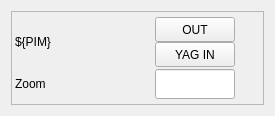
<?xml version="1.0" encoding="UTF-8"?>
<ui version="4.0">
 <class>Form</class>
 <widget class="QWidget" name="Form">
  <property name="geometry">
   <rect>
    <x>0</x>
    <y>0</y>
    <width>275</width>
    <height>116</height>
   </rect>
  </property>
  <property name="windowTitle">
   <string>Form</string>
  </property>
  <layout class="QVBoxLayout" name="verticalLayout">
   <item>
    <widget class="QFrame" name="frame">
     <property name="frameShape">
      <enum>QFrame::StyledPanel</enum>
     </property>
     <property name="frameShadow">
      <enum>QFrame::Raised</enum>
     </property>
     <layout class="QVBoxLayout" name="verticalLayout_4">
      <property name="spacing">
       <number>0</number>
      </property>
      <property name="leftMargin">
       <number>3</number>
      </property>
      <property name="topMargin">
       <number>3</number>
      </property>
      <property name="rightMargin">
       <number>3</number>
      </property>
      <property name="bottomMargin">
       <number>3</number>
      </property>
      <item>
       <layout class="QHBoxLayout" name="horizontalLayout">
        <item>
         <widget class="PyDMLabel" name="PyDMLabel">
          <property name="sizePolicy">
           <sizepolicy hsizetype="Fixed" vsizetype="Fixed">
            <horstretch>0</horstretch>
            <verstretch>0</verstretch>
           </sizepolicy>
          </property>
          <property name="minimumSize">
           <size>
            <width>80</width>
            <height>30</height>
           </size>
          </property>
          <property name="maximumSize">
           <size>
            <width>100</width>
            <height>30</height>
           </size>
          </property>
          <property name="toolTip">
           <string/>
          </property>
          <property name="text">
           <string>${PIM}</string>
          </property>
         </widget>
        </item>
        <item>
         <widget class="PyDMLabel" name="PyDMLabel_4">
          <property name="minimumSize">
           <size>
            <width>60</width>
            <height>30</height>
           </size>
          </property>
          <property name="maximumSize">
           <size>
            <width>60</width>
            <height>30</height>
           </size>
          </property>
          <property name="toolTip">
           <string/>
          </property>
          <property name="channel" stdset="0">
           <string>ca://${PIM}:PIM.VAL</string>
          </property>
         </widget>
        </item>
        <item>
         <layout class="QVBoxLayout" name="verticalLayout_2">
          <property name="spacing">
           <number>0</number>
          </property>
          <item>
           <widget class="PyDMPushButton" name="PyDMPushButton_2">
            <property name="sizePolicy">
             <sizepolicy hsizetype="Fixed" vsizetype="Fixed">
              <horstretch>0</horstretch>
              <verstretch>0</verstretch>
             </sizepolicy>
            </property>
            <property name="minimumSize">
             <size>
              <width>80</width>
              <height>25</height>
             </size>
            </property>
            <property name="maximumSize">
             <size>
              <width>80</width>
              <height>25</height>
             </size>
            </property>
            <property name="toolTip">
             <string/>
            </property>
            <property name="text">
             <string>OUT</string>
            </property>
            <property name="channel" stdset="0">
             <string>ca://${PIM}:PIM:OUT:GO</string>
            </property>
            <property name="pressValue" stdset="0">
             <string>1</string>
            </property>
            <property name="relativeChange" stdset="0">
             <bool>false</bool>
            </property>
           </widget>
          </item>
          <item>
           <widget class="PyDMPushButton" name="PyDMPushButton">
            <property name="sizePolicy">
             <sizepolicy hsizetype="Fixed" vsizetype="Fixed">
              <horstretch>0</horstretch>
              <verstretch>0</verstretch>
             </sizepolicy>
            </property>
            <property name="minimumSize">
             <size>
              <width>80</width>
              <height>25</height>
             </size>
            </property>
            <property name="maximumSize">
             <size>
              <width>80</width>
              <height>25</height>
             </size>
            </property>
            <property name="toolTip">
             <string/>
            </property>
            <property name="text">
             <string>YAG IN</string>
            </property>
            <property name="checkable">
             <bool>false</bool>
            </property>
            <property name="checked">
             <bool>false</bool>
            </property>
            <property name="channel" stdset="0">
             <string>ca://${PIM}:PIM:YAG:GO</string>
            </property>
            <property name="pressValue" stdset="0">
             <string>1</string>
            </property>
            <property name="releaseValue" stdset="0">
             <string/>
            </property>
            <property name="writeWhenRelease" stdset="0">
             <bool>false</bool>
            </property>
           </widget>
          </item>
         </layout>
        </item>
        <item>
         <spacer name="horizontalSpacer">
          <property name="orientation">
           <enum>Qt::Horizontal</enum>
          </property>
          <property name="sizeHint" stdset="0">
           <size>
            <width>40</width>
            <height>20</height>
           </size>
          </property>
         </spacer>
        </item>
       </layout>
      </item>
      <item>
       <layout class="QHBoxLayout" name="horizontalLayout_2">
        <item>
         <widget class="PyDMLabel" name="PyDMLabel_2">
          <property name="sizePolicy">
           <sizepolicy hsizetype="Fixed" vsizetype="Fixed">
            <horstretch>0</horstretch>
            <verstretch>0</verstretch>
           </sizepolicy>
          </property>
          <property name="minimumSize">
           <size>
            <width>80</width>
            <height>30</height>
           </size>
          </property>
          <property name="maximumSize">
           <size>
            <width>60</width>
            <height>30</height>
           </size>
          </property>
          <property name="toolTip">
           <string/>
          </property>
          <property name="text">
           <string>Zoom</string>
          </property>
         </widget>
        </item>
        <item>
         <widget class="PyDMLabel" name="PyDMLabel_3">
          <property name="sizePolicy">
           <sizepolicy hsizetype="Fixed" vsizetype="Fixed">
            <horstretch>0</horstretch>
            <verstretch>0</verstretch>
           </sizepolicy>
          </property>
          <property name="minimumSize">
           <size>
            <width>60</width>
            <height>30</height>
           </size>
          </property>
          <property name="maximumSize">
           <size>
            <width>16777215</width>
            <height>16777215</height>
           </size>
          </property>
          <property name="toolTip">
           <string/>
          </property>
          <property name="channel" stdset="0">
           <string>ca://${PIM}:CLZ:01.RBV</string>
          </property>
         </widget>
        </item>
        <item>
         <widget class="PyDMLineEdit" name="PyDMLineEdit">
          <property name="sizePolicy">
           <sizepolicy hsizetype="Fixed" vsizetype="Fixed">
            <horstretch>0</horstretch>
            <verstretch>0</verstretch>
           </sizepolicy>
          </property>
          <property name="minimumSize">
           <size>
            <width>80</width>
            <height>30</height>
           </size>
          </property>
          <property name="maximumSize">
           <size>
            <width>60</width>
            <height>30</height>
           </size>
          </property>
          <property name="toolTip">
           <string/>
          </property>
          <property name="precision" stdset="0">
           <number>0</number>
          </property>
          <property name="channel" stdset="0">
           <string>ca://${PIM}:CLZ:01.VAL</string>
          </property>
         </widget>
        </item>
        <item>
         <spacer name="horizontalSpacer_2">
          <property name="orientation">
           <enum>Qt::Horizontal</enum>
          </property>
          <property name="sizeHint" stdset="0">
           <size>
            <width>40</width>
            <height>20</height>
           </size>
          </property>
         </spacer>
        </item>
       </layout>
      </item>
     </layout>
    </widget>
   </item>
  </layout>
 </widget>
 <customwidgets>
  <customwidget>
   <class>PyDMLabel</class>
   <extends>QLabel</extends>
   <header>pydm.widgets.label</header>
  </customwidget>
  <customwidget>
   <class>PyDMLineEdit</class>
   <extends>QLineEdit</extends>
   <header>pydm.widgets.line_edit</header>
  </customwidget>
  <customwidget>
   <class>PyDMPushButton</class>
   <extends>QPushButton</extends>
   <header>pydm.widgets.pushbutton</header>
  </customwidget>
 </customwidgets>
 <resources/>
 <connections/>
</ui>
